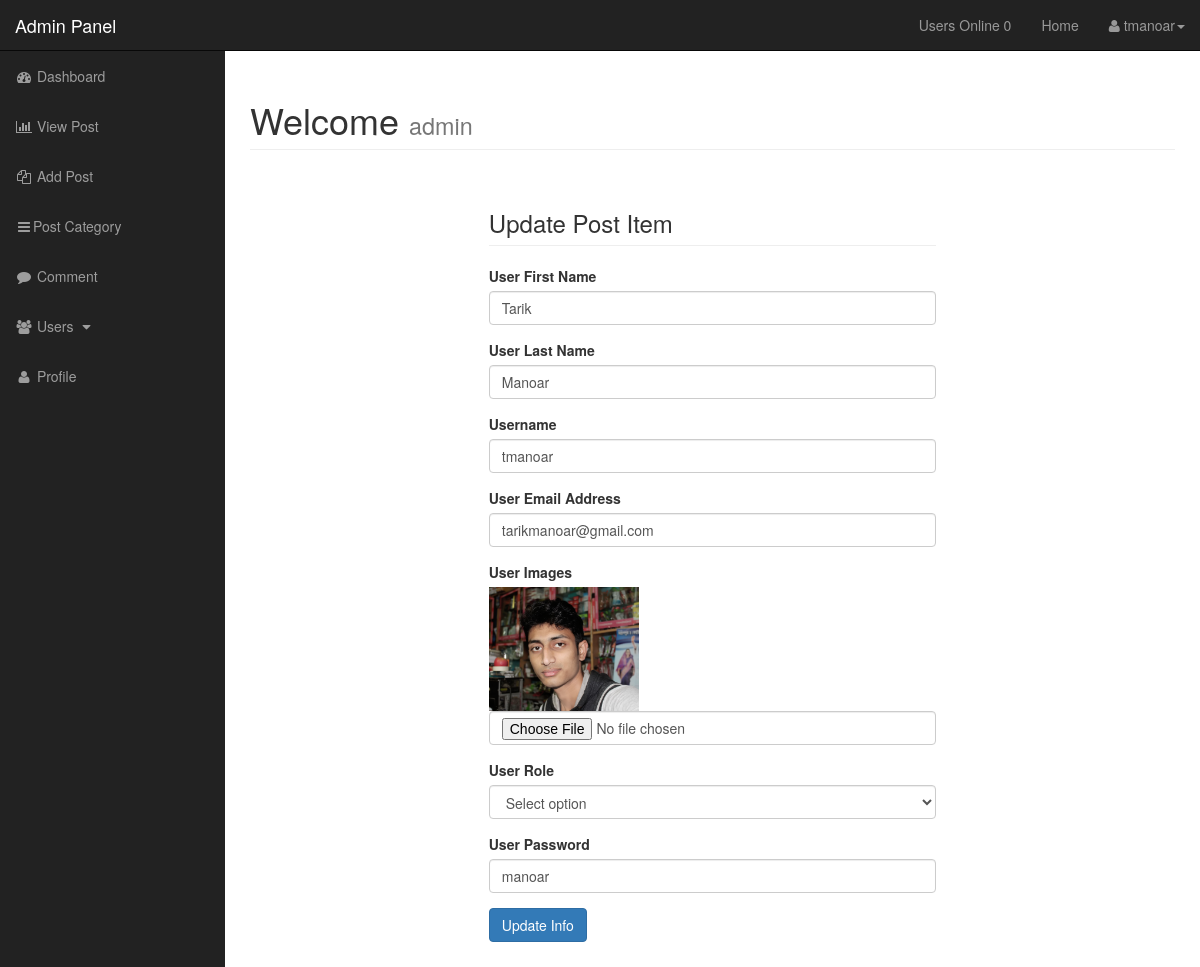
Page /admin/users.php?var=edit_users&edit=2 (signed in) on the committed database.
### tables this page shows
CREATE TABLE `users` (
  `user_id` int(4) NOT NULL,
  `username` varchar(25) NOT NULL,
  `user_password` varchar(55) NOT NULL,
  `user_firstname` varchar(20) NOT NULL,
  `user_lastname` varchar(20) NOT NULL,
  `user_email` varchar(25) NOT NULL,
  `user_images` text NOT NULL,
  `user_role` varchar(55) NOT NULL,
  `randSalt` varchar(255) NOT NULL DEFAULT '$2y$10$iusesomecrazystrings22'
);

### admin/include/editUsers.php (the view, shortened to what this page needs)
<div id="page-wrapper">
    <div class="container-fluid">
        <div class="row">
            <div class="col-lg-12">
                <h1 class="page-header">
                    Welcome
                    <small>admin</small>
                </h1>
            </div>
            <div class="col-lg-6 col-md-offset-3">
                <h3 class="page-header">Update Post Item</h3>
                <?php
                    if (isset($_GET['edit'])) {
                        $id = $_GET['edit'];
                        $result = mysqli_query($dbconn,"SELECT * FROM users WHERE user_id='$id'");
                        $row = mysqli_fetch_assoc($result);
                    }
                 ?>
                 <form action="" method="post" accept-charset="utf-8" enctype="multipart/form-data">
                     <div class="form-group">
                        <label class="form-control-label">User First Name</label>
                         <input required="on" type="text" class="form-control" name="user_firstname" value="<?php echo $row['user_firstname'] ?>">
                     </div>
                     <div class="form-group">
                        <label class="form-control-label">User Last Name</label>
                         <input required="on" type="text" class="form-control" name="user_lastname" value="<?php echo $row['user_lastname'] ?>">
                     </div>
                     <div class="form-group">
                        <label class="form-control-label">Username</label>
                         <input required="on" type="text" class="form-control" name="username" value="<?php echo $row['username'] ?>">
                     </div>
                     <div class="form-group">
                        <label class="form-control-label">User Email Address</label>
                         <input required="on" type="email" class="form-control" name="user_email" value="<?php echo $row['user_email'] ?>">
                     </div>
                     <div class="form-group">
                        <label class="form-control-label">User Images</label><br>
                        <img src="<?php echo $row['user_images'] ?>" alt="No Images Here" width="150px" > <br>
                         <input type="file" class="form-control" name="user_images">
                     </div>
                     <div class="form-group">
                        <label class="form-control-label">User Role</label>
                        <select name="user_role" class="form-control">
                            <option value="Subscriber">Select option</option>
                        </select>
                     </div>
                     <div class="form-group">
                        <label class="form-control-label">User Password</label>
                         <input required="on" type="text" class="form-control" name="user_password" value="<?php echo $row['user_password'] ?>">
                     </div>
                     <div class="form-group">
                        <input type="submit" class="btn btn-primary" name="submit" value="Update Info">
                     </div>
                 </form>
            </div>
        </div>
    </div>
</div>

### admin/css/sb-admin.css (style rules this page uses)
body { margin-top: 100px; background-color: #222; }
@media (min-width:768px) { body { margin-top: 50px; } }
#page-wrapper { width: 100%; padding: 0; background-color: #fff; }
@media (min-width:768px) { #page-wrapper { padding: 10px; } }

### rows in the picture
users: user_firstname "Tarik", user_lastname "Manoar", username "tmanoar", user_email "tarikmanoar@gmail.com", user_images (picture), user_password "manoar"

### other values in the picture
user_online() "0"
$_SESSION['username'] "tmanoar"
